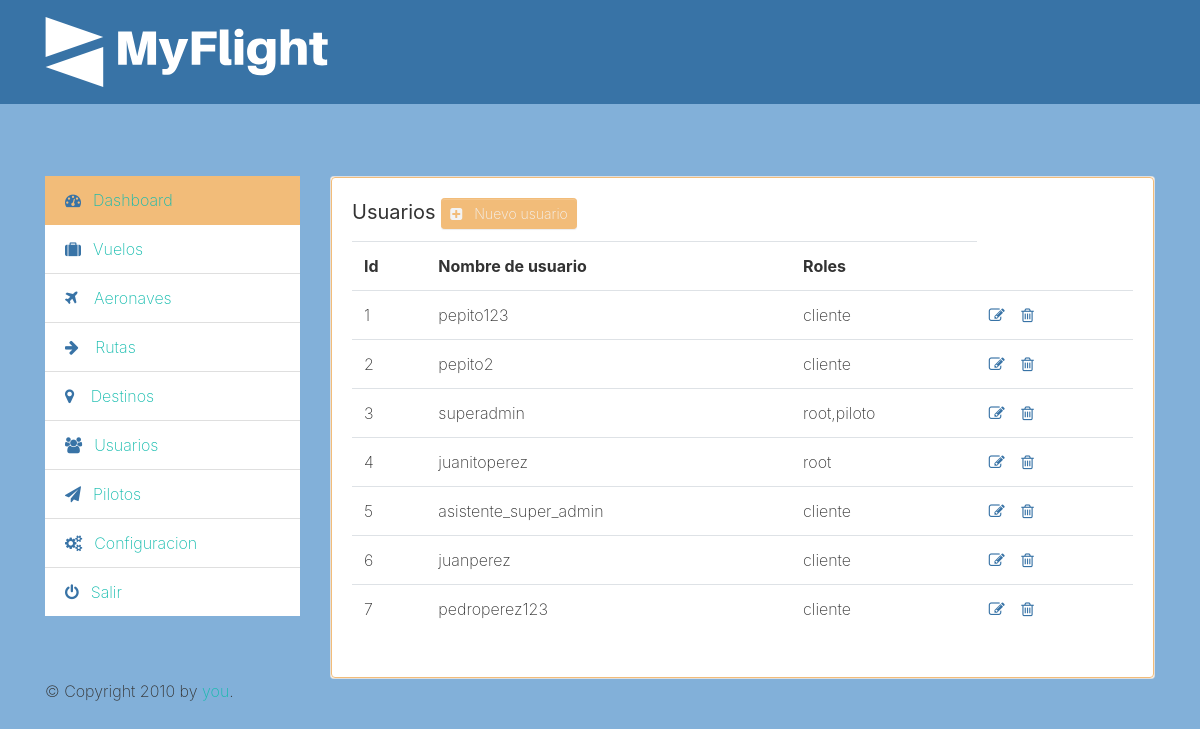
Page /admin/users/list (signed in) on the committed database.
### tables this page shows
CREATE TABLE usuarios (id INTEGER PRIMARY KEY AUTOINCREMENT, username VARCHAR (45), password VARCHAR (255), activo BOOLEAN DEFAULT (0), personas_id INTEGER REFERENCES personas (id) ON DELETE NO ACTION ON UPDATE NO ACTION, email VARCHAR (2100));

### app.py (the view)
@app.route("/admin/users/list", methods=['GET'])
def users_list():
    con = connection()
    cur = con.cursor()
    users_statement = "SELECT usuarios.id, usuarios.username, group_concat(roles.nombre_rol) from usuarios inner join usuarios_has_roles on usuarios.id = usuarios_has_roles.usuarios_id inner join roles on roles.id = usuarios_has_roles.roles_id group by usuarios.id order by usuarios.id asc limit 10"
    cur.execute(users_statement)
    users = cur.fetchall()
    return render_template('users_list.html', users=users)

### app.py (called while the page is built)
def connection():
    con = sqlite3.connect("myflight.sqlite")
    return con

### templates/users_list.html (shortened to what this page needs)
{% extends "layout.html" %}
{% block head %}
  {{ super() }}
{% endblock %}
{% block menu %}
  {{ super() }}
{% endblock %}
{% block content %}
<h5 class="card-title"><b>Usuarios</b> <a href="{{ url_for('users_add') }}" class="btn btn-sm btn-primary text-light"><i class="fa fa-plus-square mr-2 text-light"></i>Nuevo usuario</a></h5>
<table class="table">
  <tr>
    <th>Id</th>
    <th>Nombre de usuario</th>
    <th>Roles</th>
  </tr>
  {% for user in users %}
  <tr>
    <td>{{ user.0 }}</td>
    <td>{{ user.1 }}</td>
    <td>{{ user.2 }}</td>
    <td>
      <a href="{{ url_for('users_edit', user_id=user.0) }}"><i class="fa fa-pencil-square-o mr-2 text-secondary"></i></a>
      <a href="#" class="delete_user" data-user="{{ user.0 }}"><i class="fa fa-trash-o mr-2 text-secondary"></i></a>
    </td>
  </tr>
  {% endfor %}
</table>
{% endblock %}
{% block footer %}
  {{ super() }}
{% endblock %}

### rows in the picture
usuarios: id "1", username "pepito123", user "cliente"
usuarios: id "2", username "pepito2", user "cliente"
usuarios: id "3", username "superadmin", user "root,piloto"
usuarios: id "4", username "juanitoperez", user "root"
usuarios: id "5", username "asistente_super_admin", user "cliente"
usuarios: id "6", username "juanperez", user "cliente"
usuarios: id "7", username "pedroperez123", user "cliente"
